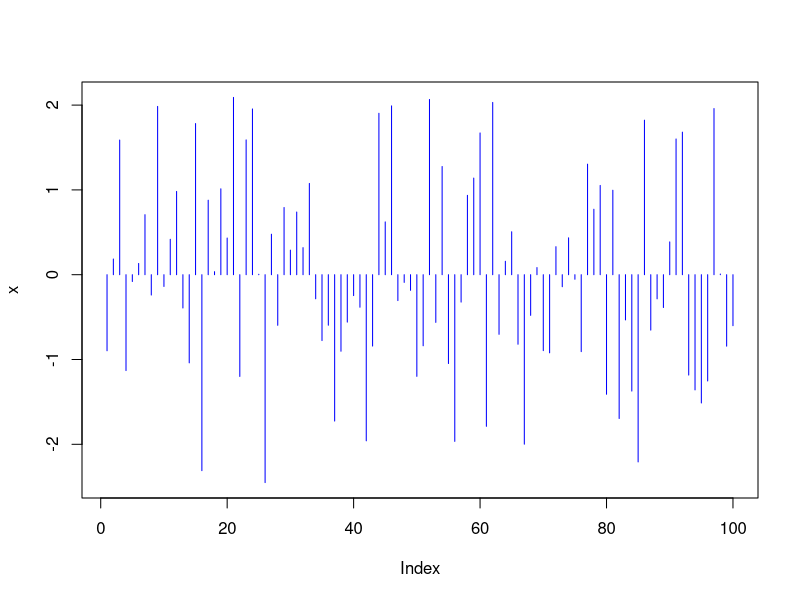
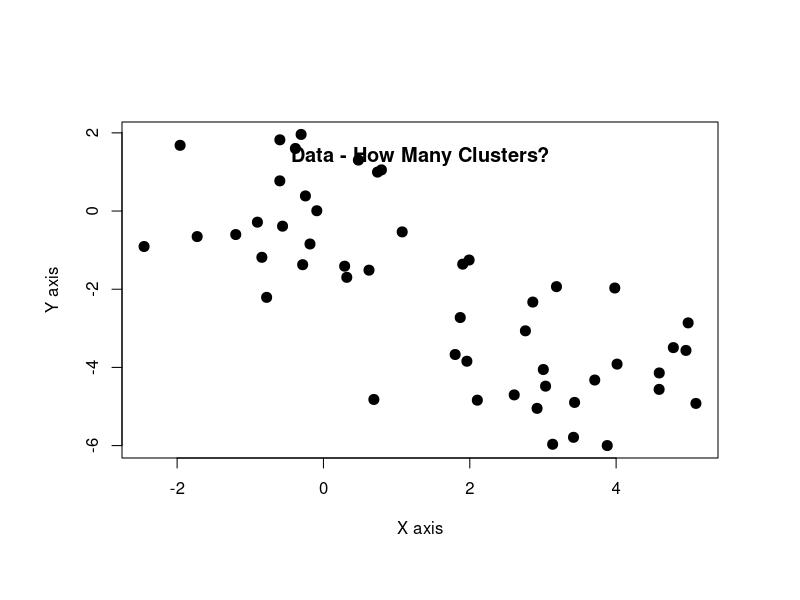
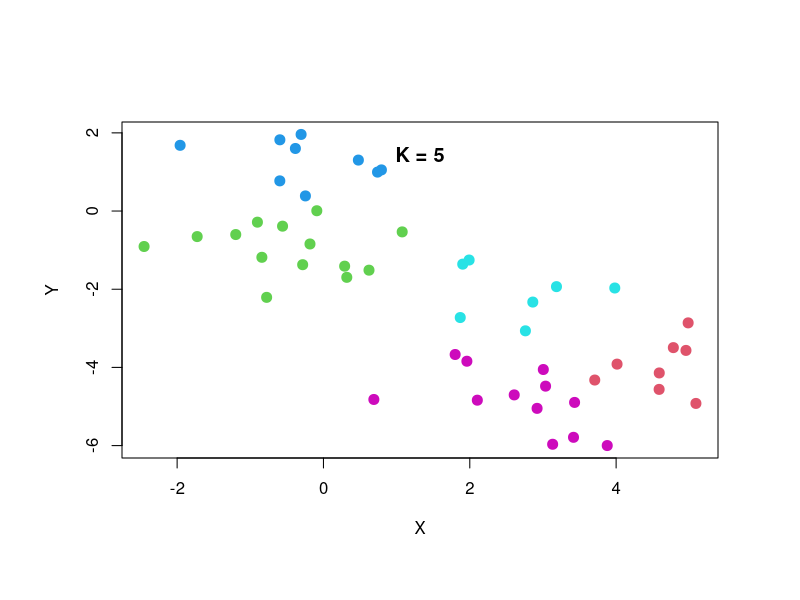
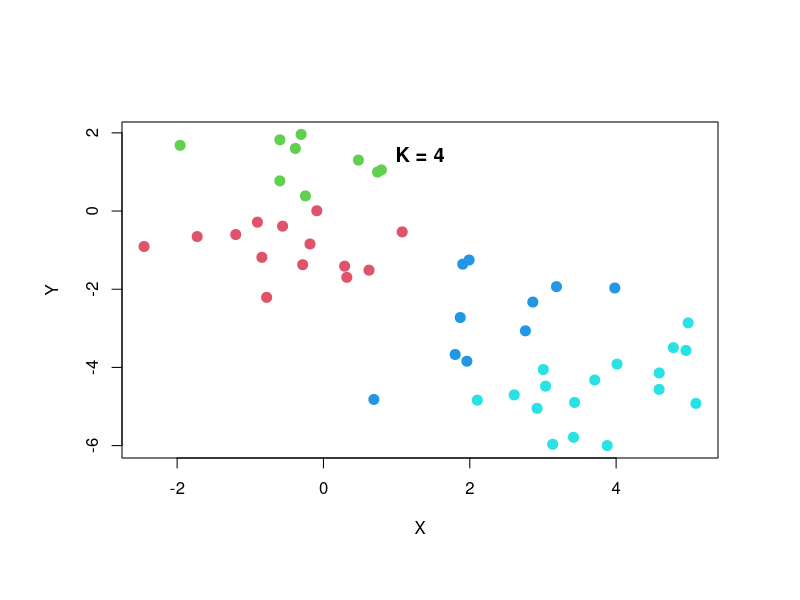
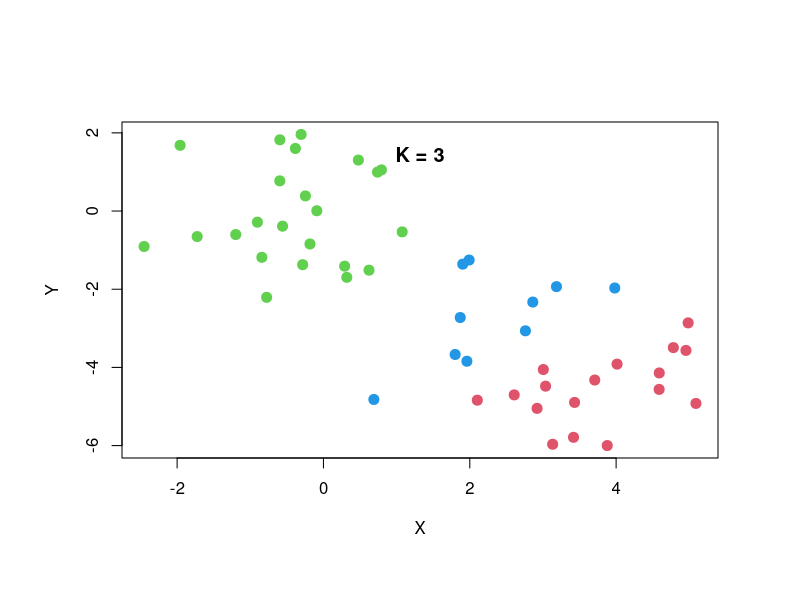
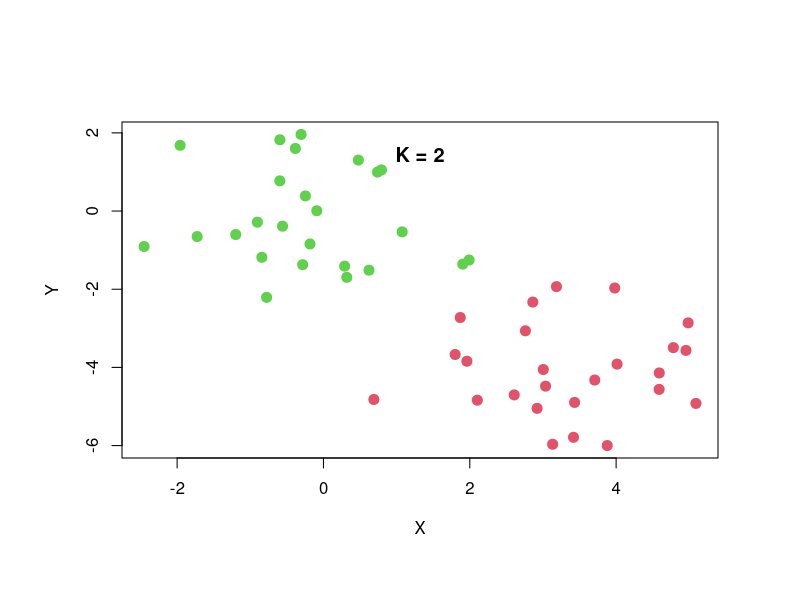

Generate these figures, in order, with R:
## ---- chunk 1
rm(list=ls()); # clears all memory objects
set.seed(2) # set seed
x <- rnorm(100) # vector of random normalized data
## ---- chunk 2
plot(x, type="h", col="blue")
## ---- chunk 3
x <- matrix(x, ncol=2) # create a matrix from the vector with two columns
colnames(x) <- c("x","Y") # giving names to the two columns
x[1:25,1] <- x[1:25,1] +3 #offsetting
x[1:25,2] <- x[1:25,2] -4 #offsetting
## ---- chunk 4
x[1:10, 1:2] # looking a just the top 10 rows, both columns
## ---- chunk 5
set.seed(4)

par(oma=c(2,2,2,2)) # plot spacing parameters set globally for now

plot(x, xlab="X axis", ylab="Y axis", pch=20, cex=2)
title("Data - How Many Clusters?", line = -2)
## ---- chunk 6
set.seed(4)
km.output <- kmeans(x,5,nstart=20); 
## ---- chunk 7
plot(x, col=(km.output$cluster+1), xlab="X", ylab="Y", pch=20, cex=2)
title("K = 5", line = -2)
## ---- chunk 8
set.seed(4)
km.output <- kmeans(x,4,nstart=20); 
plot(x, col=(km.output$cluster+1), xlab="X", ylab="Y", pch=20, cex=2)
title("K = 4", line = -2)
## ---- chunk 9
set.seed(4)
km.output <- kmeans(x,3,nstart=20); 
plot(x, col=(km.output$cluster+1), xlab="X", ylab="Y", pch=20, cex=2)
title("K = 3", line = -2)
## ---- chunk 10
set.seed(4)
km.output <- kmeans(x,2,nstart=20); 
plot(x, col=(km.output$cluster+1), xlab="X", ylab="Y", pch=20, cex=2)
title("K = 2", line = -2)
